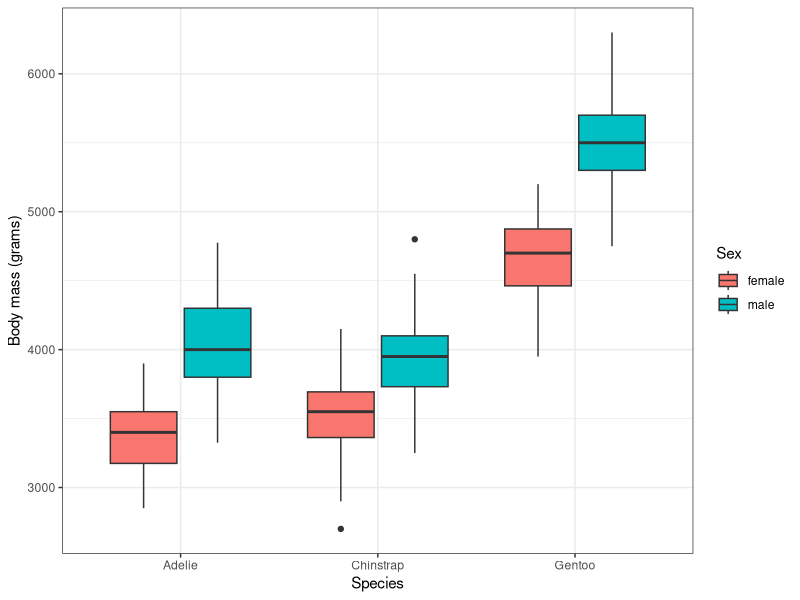

Here is the R script that generated this plot:
## ---- chunk 1
#| label: setup
#| message: false
#| warning: false

library(palmerpenguins)
library(dplyr)
library(ggplot2)
library(knitr)
## ---- chunk 2
glimpse(penguins)
## ---- chunk 3
#| label: filtered

penguins_filtered <- penguins |>
  filter(!is.na(body_mass_g), !is.na(sex))

glimpse(penguins_filtered)
## ---- chunk 4
nrow(penguins)
nrow(penguins_filtered)
## ---- chunk 5
#| label: tbl-body-mass-summary
#| tbl-cap: "Average body mass (g) by species and sex"

avg_body_mass_table <- penguins_filtered |>
  group_by(species, sex) |>
  summarise(
    average_body_mass_in_grams = round(mean(body_mass_g)),
    .groups = "drop"
  )

kable(avg_body_mass_table)
## ---- chunk 6
#| label: fig-penguin-mass
#| fig-cap: "Body mass of penguins by species and sex"

ggplot(penguins_filtered, aes(x = species, y = body_mass_g, fill = sex)) +
  geom_boxplot() +
  labs(x = "Species", y = "Body mass (grams)", fill = "Sex") +
  theme_bw()
